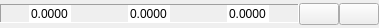
<?xml version="1.0" encoding="UTF-8"?>
<ui version="4.0">
 <class>ColorChooser</class>
 <widget class="QWidget" name="ColorChooser">
  <property name="geometry">
   <rect>
    <x>0</x>
    <y>0</y>
    <width>379</width>
    <height>28</height>
   </rect>
  </property>
  <property name="sizePolicy">
   <sizepolicy hsizetype="Preferred" vsizetype="Fixed">
    <horstretch>0</horstretch>
    <verstretch>0</verstretch>
   </sizepolicy>
  </property>
  <property name="windowTitle">
   <string>Form</string>
  </property>
  <layout class="QHBoxLayout" name="horizontalLayout">
   <property name="spacing">
    <number>0</number>
   </property>
   <property name="margin">
    <number>0</number>
   </property>
   <item>
    <widget class="QFrame" name="colorArea">
     <property name="sizePolicy">
      <sizepolicy hsizetype="Preferred" vsizetype="Fixed">
       <horstretch>0</horstretch>
       <verstretch>0</verstretch>
      </sizepolicy>
     </property>
     <property name="autoFillBackground">
      <bool>true</bool>
     </property>
     <property name="styleSheet">
      <string notr="true"/>
     </property>
     <property name="frameShape">
      <enum>QFrame::Panel</enum>
     </property>
     <property name="frameShadow">
      <enum>QFrame::Sunken</enum>
     </property>
     <property name="lineWidth">
      <number>1</number>
     </property>
     <layout class="QHBoxLayout" name="horizontalLayout_2">
      <property name="spacing">
       <number>0</number>
      </property>
      <property name="margin">
       <number>0</number>
      </property>
      <item alignment="Qt::AlignHCenter">
       <widget class="QDoubleSpinBox" name="redBox">
        <property name="sizePolicy">
         <sizepolicy hsizetype="Expanding" vsizetype="Expanding">
          <horstretch>0</horstretch>
          <verstretch>0</verstretch>
         </sizepolicy>
        </property>
        <property name="frame">
         <bool>false</bool>
        </property>
        <property name="buttonSymbols">
         <enum>QAbstractSpinBox::NoButtons</enum>
        </property>
        <property name="accelerated">
         <bool>true</bool>
        </property>
        <property name="prefix">
         <string/>
        </property>
        <property name="suffix">
         <string/>
        </property>
        <property name="decimals">
         <number>4</number>
        </property>
        <property name="maximum">
         <double>1.000000000000000</double>
        </property>
        <property name="singleStep">
         <double>0.010000000000000</double>
        </property>
       </widget>
      </item>
      <item alignment="Qt::AlignHCenter">
       <widget class="QDoubleSpinBox" name="greenBox">
        <property name="sizePolicy">
         <sizepolicy hsizetype="Expanding" vsizetype="Expanding">
          <horstretch>0</horstretch>
          <verstretch>0</verstretch>
         </sizepolicy>
        </property>
        <property name="frame">
         <bool>false</bool>
        </property>
        <property name="buttonSymbols">
         <enum>QAbstractSpinBox::NoButtons</enum>
        </property>
        <property name="accelerated">
         <bool>true</bool>
        </property>
        <property name="prefix">
         <string/>
        </property>
        <property name="suffix">
         <string/>
        </property>
        <property name="decimals">
         <number>4</number>
        </property>
        <property name="maximum">
         <double>1.000000000000000</double>
        </property>
        <property name="singleStep">
         <double>0.010000000000000</double>
        </property>
       </widget>
      </item>
      <item alignment="Qt::AlignHCenter">
       <widget class="QDoubleSpinBox" name="blueBox">
        <property name="sizePolicy">
         <sizepolicy hsizetype="Expanding" vsizetype="Expanding">
          <horstretch>0</horstretch>
          <verstretch>0</verstretch>
         </sizepolicy>
        </property>
        <property name="frame">
         <bool>false</bool>
        </property>
        <property name="buttonSymbols">
         <enum>QAbstractSpinBox::NoButtons</enum>
        </property>
        <property name="accelerated">
         <bool>true</bool>
        </property>
        <property name="prefix">
         <string/>
        </property>
        <property name="suffix">
         <string/>
        </property>
        <property name="decimals">
         <number>4</number>
        </property>
        <property name="maximum">
         <double>1.000000000000000</double>
        </property>
        <property name="singleStep">
         <double>0.010000000000000</double>
        </property>
       </widget>
      </item>
     </layout>
    </widget>
   </item>
   <item>
    <widget class="QPushButton" name="chooseButton">
     <property name="sizePolicy">
      <sizepolicy hsizetype="Fixed" vsizetype="Fixed">
       <horstretch>0</horstretch>
       <verstretch>0</verstretch>
      </sizepolicy>
     </property>
     <property name="text">
      <string/>
     </property>
     <property name="icon">
      <iconset resource="../resources/resources.qrc">
       <normaloff>:/actions/choose_color.icon</normaloff>:/actions/choose_color.icon</iconset>
     </property>
     <property name="iconSize">
      <size>
       <width>16</width>
       <height>16</height>
      </size>
     </property>
    </widget>
   </item>
   <item>
    <widget class="QPushButton" name="resetButton">
     <property name="sizePolicy">
      <sizepolicy hsizetype="Fixed" vsizetype="Fixed">
       <horstretch>0</horstretch>
       <verstretch>0</verstretch>
      </sizepolicy>
     </property>
     <property name="icon">
      <iconset resource="../resources/resources.qrc">
       <normaloff>:/actions/reset.icon</normaloff>:/actions/reset.icon</iconset>
     </property>
    </widget>
   </item>
  </layout>
 </widget>
 <layoutdefault spacing="0" margin="0"/>
 <resources>
  <include location="../resources/resources.qrc"/>
 </resources>
 <connections/>
</ui>
